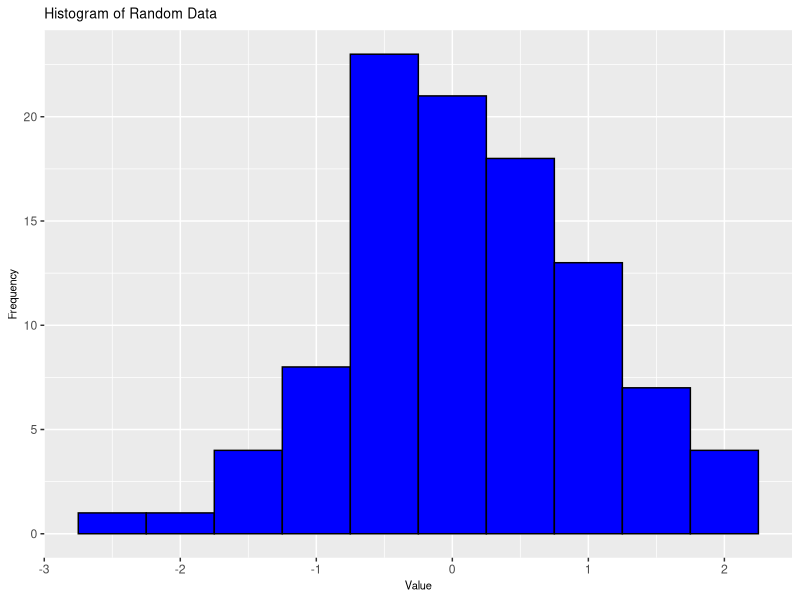

Generate this figure with R:
## ---- chunk 1
# Load necessary libraries
library(ggplot2)
library(knitr)
library(dplyr)

# Create a small data frame
small_df <- data.frame(
  Column1 = c("A", "B"),
  Column2 = c("C", "D"),
  Column3 = c("E", "F")
)

# Display the table
kable(small_df)

# Generate some random data
set.seed(123)
data <- rnorm(100)

# Create a histogram
ggplot(data.frame(x = data), aes(x)) +
  geom_histogram(binwidth = 0.5, fill = "blue", color = "black") +
  labs(title = "Histogram of Random Data", x = "Value", y = "Frequency") +
  theme(plot.title = element_text(size = 10), axis.title = element_text(size = 8))

# Create a larger data frame
large_df <- as.data.frame(matrix(runif(125), nrow = 5, ncol = 25))

# Optionally add column names
colnames(large_df) <- paste("Col", 1:25, sep = "")

# Display the table
kable(large_df)

